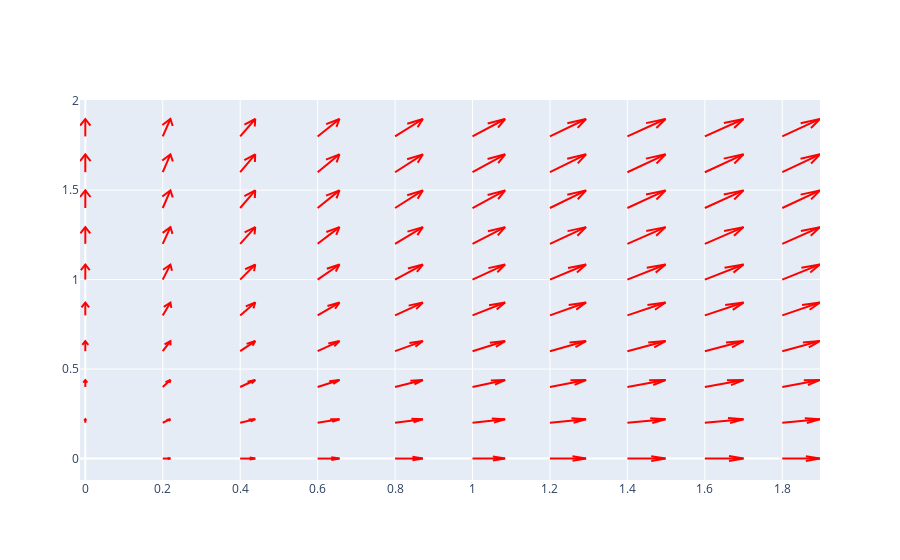

Write notebook code for a chart like this one.
### Markdown cell above
# Gráfico

### Code cell
fig = ff.create_quiver(x,y,u,v,
                      scale = 0.1,
                      arrow_scale = 0.4,
                      name = "Velocidade do Vento",
                      line_width = 2,
                      marker = dict(color = "red"))

fig.add_trace(go.Scatter(x = [0],
                        y = [0],
                        mode = "markers",
                        marker_size))

fig.show()

### Figure 1 — Plotly figure (JSON) as saved in the notebook; plotly's stock layout.template omitted (floating-point values rounded to 4 significant figures; data arrays with more than 128 entries replaced by an {"elided": "..."} marker saying what was removed)
{"data": [{"line": {"width": 2}, "marker": {"color": "red"}, "mode": "lines", "name": "Velocidade do Vento", "type": "scatter", "x": {"elided": "700 float values"}, "y": {"elided": "700 float values"}}], "layout": {"hovermode": "closest"}}
